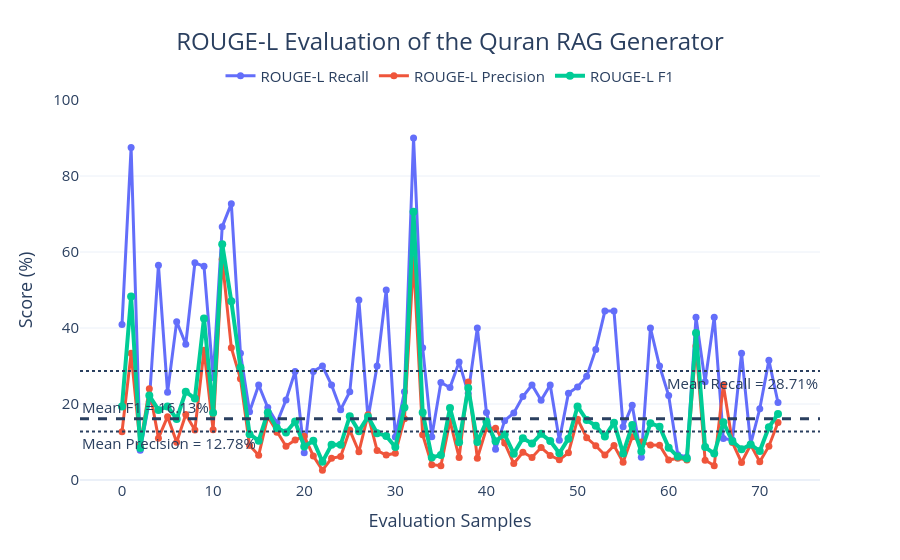

Notebook source saved alongside this figure:
### Code cell
import plotly.graph_objects as go

fig = go.Figure()

# =========================
# Main ROUGE curves
# =========================
fig.add_trace(
    go.Scatter(
        x=rouge_evaluation.index,
        y=rouge_evaluation['r'] * 100,
        mode="lines+markers",
        name="ROUGE-L Recall",
        line=dict(width=3),
        marker=dict(size=7),
    )
)

fig.add_trace(
    go.Scatter(
        x=rouge_evaluation.index,
        y=rouge_evaluation['p'] * 100,
        mode="lines+markers",
        name="ROUGE-L Precision",
        line=dict(width=3),
        marker=dict(size=7),
    )
)

fig.add_trace(
    go.Scatter(
        x=rouge_evaluation.index,
        y=rouge_evaluation['f'] * 100,
        mode="lines+markers",
        name="ROUGE-L F1",
        line=dict(width=4),
        marker=dict(size=8),
    )
)

# =========================
# Mean lines
# =========================
mean_f1 = rouge_evaluation['f'].mean() * 100
mean_p = rouge_evaluation['p'].mean() * 100
mean_r = rouge_evaluation['r'].mean() * 100

fig.add_hline(
    y=mean_f1,
    line_width=3,
    line_dash="dash",
    annotation_text=f"Mean F1 = {mean_f1:.2f}%",
    annotation_position="top left"
)

fig.add_hline(
    y=mean_p,
    line_width=2,
    line_dash="dot",
    annotation_text=f"Mean Precision = {mean_p:.2f}%",
    annotation_position="bottom left"
)

fig.add_hline(
    y=mean_r,
    line_width=2,
    line_dash="dot",
    annotation_text=f"Mean Recall = {mean_r:.2f}%",
    annotation_position="bottom right"
)


# =========================
# Layout
# =========================
fig.update_layout(
    title={
        "text": "ROUGE-L Evaluation of the Quran RAG Generator",
        "x": 0.5,
        "xanchor": "center",
        "font": dict(size=24)
    },
    xaxis_title="Evaluation Samples",
    yaxis_title="Score (%)",
    template="plotly_white",
    
    hovermode="x unified",
    legend=dict(
        orientation="h",
        yanchor="bottom",
        y=1.02,
        xanchor="center",
        x=0.5
    ),
    font=dict(size=15)
)

# Better axes
fig.update_xaxes(
    showgrid=False,
    zeroline=False
)

fig.update_yaxes(
    range=[0, 100],
    showgrid=True,
    gridwidth=1
)

fig.show()

### Figure 1 — Plotly figure (JSON) as saved in the notebook; plotly's stock layout.template omitted (floating-point values rounded to 4 significant figures)
{"data": [{"line": {"width": 3}, "marker": {"size": 7}, "mode": "lines+markers", "name": "ROUGE-L Recall", "type": "scatter", "x": [0, 1, 2, 3, 4, 5, 6, 7, 8, 9, 10, 11, 12, 13, 14, 15, 16, 17, 18, 19, 20, 21, 22, 23, 24, 25, 26, 27, 28, 29, 30, 31, 32, 33, 34, 35, 36, 37, 38, 39, 40, 41, 42, 43, 44, 45, 46, 47, 48, 49, 50, 51, 52, 53, 54, 55, 56, 57, 58, 59, 60, 61, 62, 63, 64, 65, 66, 67, 68, 69, 70, 71, 72], "y": [40.91, 87.5, 7.843, 20.69, 56.52, 23.08, 41.67, 35.71, 57.14, 56.25, 26.92, 66.67, 72.73, 33.33, 17.95, 25.0, 19.05, 15.04, 21.05, 28.57, 7.143, 28.57, 30.0, 25.0, 18.52, 23.21, 47.37, 16.22, 30.0, 50.0, 11.29, 23.26, 90.0, 34.78, 11.36, 25.64, 24.32, 31.03, 22.86, 40.0, 17.78, 8.108, 15.62, 17.65, 21.95, 25.0, 20.99, 25.0, 10.45, 22.86, 24.49, 27.27, 34.38, 44.44, 44.44, 14.0, 19.7, 6.0, 40.0, 30.0, 22.22, 6.667, 6.061, 42.86, 25.86, 42.86, 10.91, 10.53, 33.33, 9.434, 18.75, 31.48, 20.41]}, {"line": {"width": 3}, "marker": {"size": 7}, "mode": "lines+markers", "name": "ROUGE-L Precision", "type": "scatter", "x": [0, 1, 2, 3, 4, 5, 6, 7, 8, 9, 10, 11, 12, 13, 14, 15, 16, 17, 18, 19, 20, 21, 22, 23, 24, 25, 26, 27, 28, 29, 30, 31, 32, 33, 34, 35, 36, 37, 38, 39, 40, 41, 42, 43, 44, 45, 46, 47, 48, 49, 50, 51, 52, 53, 54, 55, 56, 57, 58, 59, 60, 61, 62, 63, 64, 65, 66, 67, 68, 69, 70, 71, 72], "y": [12.68, 33.33, 9.091, 24.0, 11.02, 16.67, 9.934, 17.24, 13.19, 34.18, 13.21, 58.06, 34.78, 26.67, 9.091, 6.522, 16.67, 12.59, 8.889, 10.53, 11.54, 6.316, 2.597, 5.714, 6.173, 13.13, 7.438, 17.14, 7.759, 6.557, 7.071, 16.13, 58.06, 11.94, 4.032, 3.759, 15.52, 5.921, 25.81, 5.714, 13.56, 13.64, 9.709, 4.317, 7.317, 5.932, 8.543, 6.452, 5.303, 7.143, 16.0, 11.11, 9.016, 6.575, 9.091, 4.667, 11.4, 10.0, 9.184, 9.16, 5.263, 5.714, 5.263, 35.29, 5.208, 3.778, 25.0, 9.836, 4.605, 9.259, 4.787, 8.901, 15.15]}, {"line": {"width": 4}, "marker": {"size": 8}, "mode": "lines+markers", "name": "ROUGE-L F1", "type": "scatter", "x": [0, 1, 2, 3, 4, 5, 6, 7, 8, 9, 10, 11, 12, 13, 14, 15, 16, 17, 18, 19, 20, 21, 22, 23, 24, 25, 26, 27, 28, 29, 30, 31, 32, 33, 34, 35, 36, 37, 38, 39, 40, 41, 42, 43, 44, 45, 46, 47, 48, 49, 50, 51, 52, 53, 54, 55, 56, 57, 58, 59, 60, 61, 62, 63, 64, 65, 66, 67, 68, 69, 70, 71, 72], "y": [19.35, 48.28, 8.421, 22.22, 18.44, 19.35, 16.04, 23.26, 21.43, 42.52, 17.72, 62.07, 47.06, 29.63, 12.07, 10.34, 17.78, 13.71, 12.5, 15.38, 8.824, 10.34, 4.781, 9.302, 9.259, 16.77, 12.86, 16.67, 12.33, 11.59, 8.696, 19.05, 70.59, 17.78, 5.952, 6.557, 18.95, 9.945, 24.24, 10.0, 15.38, 10.17, 11.98, 6.936, 10.98, 9.589, 12.14, 10.26, 7.035, 10.88, 19.35, 15.79, 14.29, 11.46, 15.09, 7.0, 14.44, 7.5, 14.94, 14.04, 8.511, 6.154, 5.634, 38.71, 8.671, 6.944, 15.19, 10.17, 8.092, 9.346, 7.627, 13.88, 17.39]}], "layout": {"annotations": [{"showarrow": false, "text": "Mean F1 = 16.13%", "x": 0, "xanchor": "left", "xref": "x domain", "y": 16.13, "yanchor": "bottom", "yref": "y"}, {"showarrow": false, "text": "Mean Precision = 12.78%", "x": 0, "xanchor": "left", "xref": "x domain", "y": 12.78, "yanchor": "top", "yref": "y"}, {"showarrow": false, "text": "Mean Recall = 28.71%", "x": 1, "xanchor": "right", "xref": "x domain", "y": 28.71, "yanchor": "top", "yref": "y"}], "font": {"size": 15}, "hovermode": "x unified", "legend": {"orientation": "h", "x": 0.5, "xanchor": "center", "y": 1.02, "yanchor": "bottom"}, "shapes": [{"line": {"dash": "dash", "width": 3}, "type": "line", "x0": 0, "x1": 1, "xref": "x domain", "y0": 16.13, "y1": 16.13, "yref": "y"}, {"line": {"dash": "dot", "width": 2}, "type": "line", "x0": 0, "x1": 1, "xref": "x domain", "y0": 12.78, "y1": 12.78, "yref": "y"}, {"line": {"dash": "dot", "width": 2}, "type": "line", "x0": 0, "x1": 1, "xref": "x domain", "y0": 28.71, "y1": 28.71, "yref": "y"}], "title": {"font": {"size": 24}, "text": "ROUGE-L Evaluation of the Quran RAG Generator", "x": 0.5, "xanchor": "center"}, "xaxis": {"showgrid": false, "title": {"text": "Evaluation Samples"}, "zeroline": false}, "yaxis": {"gridwidth": 1, "range": [0, 100], "showgrid": true, "title": {"text": "Score (%)"}}}}
